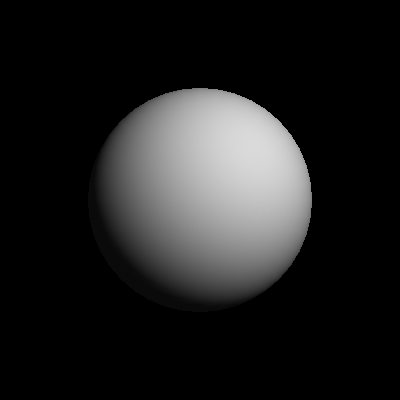
#> input picture 14/ball_light1.bmp, 400 x 400 px
$ python 14-4.py
#> lines starting #> are read from the running program, lines starting #| are printed output that depends on the picture
import cv2
import numpy as np
import os

### 画像の読み込み
img1 = cv2.imread(os.path.dirname(
	os.path.abspath(__file__))+"/ball_light1.bmp", 0)
#> img1 is the input picture: shape (400, 400); min 0, max 218, mean 31.6
img2 = cv2.imread(os.path.dirname(
	os.path.abspath(__file__))+"/ball_light2.bmp", 0)
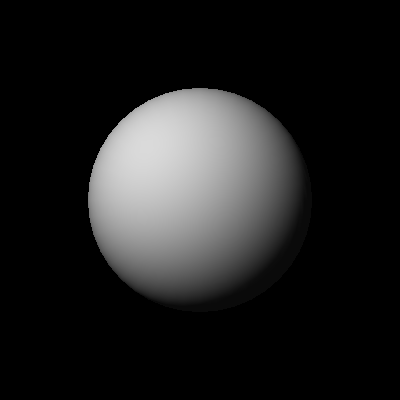
#> input picture 14/ball_light2.bmp, 400 x 400 px
#> img2 is the input picture: shape (400, 400); min 0, max 218, mean 31.6
img3 = cv2.imread(os.path.dirname(
	os.path.abspath(__file__))+"/ball_light3.bmp", 0)
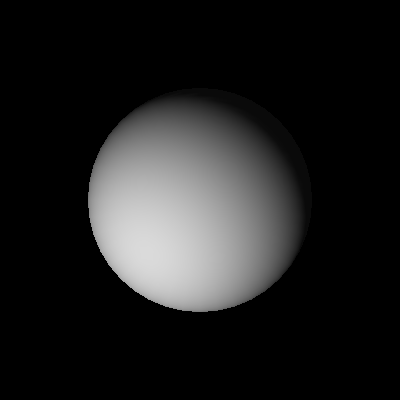
#> input picture 14/ball_light3.bmp, 400 x 400 px
#> img3 is the input picture: shape (400, 400); min 0, max 218, mean 31.6
img4 = cv2.imread(os.path.dirname(
	os.path.abspath(__file__))+"/ball_light4.bmp", 0)
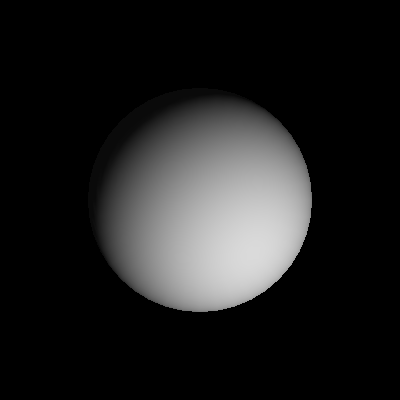
#> input picture 14/ball_light4.bmp, 400 x 400 px
#> img4 is the input picture: shape (400, 400); min 0, max 218, mean 31.6
color = cv2.imread(os.path.dirname(
	os.path.abspath(__file__))+"/ball_light1.bmp")

### 光源の行列
s = np.array([[ 10,  10, 10],
              [-10,  10, 10],
              [-10, -10, 10],
              [ 10, -10, 10]])

### 転置
S = s.T

### 画像の大きさを取得
height, width = img1.shape
#> height = 400; width = 400
h, w, c = color.shape
#> h = 400; w = 400; c = 3


list = np.array([[0],
                 [0],
                 [0],
                 [0]])

RGB = np.array([0, 0, 0])


color_map = np.zeros((h, w, c), np.uint8)
dst = np.zeros((h, w, c), np.uint8)


for i in range(height):
    for j in range(width):
        list[0] = img1[i, j]
        list[1] = img2[i, j]
        list[2] = img3[i, j]
        list[3] = img4[i, j]

        result = np.linalg.inv(S @ s) @ S @ list

        # result2 = cv2.normalize(result, dst, -1, 1, norm_type=cv2.NORM_L2)
        result2 = result / np.linalg.norm(result)

        RGB[0] = ((255 / 2) * (result2[0] + 1)).astype(np.uint8)
        RGB[1] = ((255 / 2) * (result2[1] + 1)).astype(np.uint8)
        RGB[2] = ((255 / 2) * (result2[2] + 1)).astype(np.uint8)

        color_map[i, j] = RGB
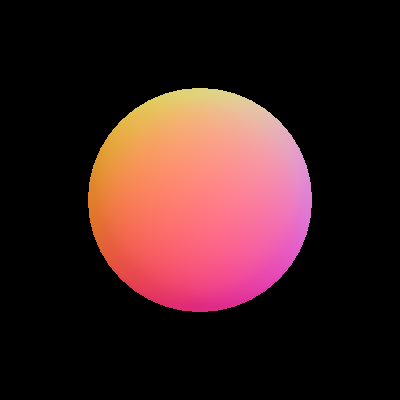
#> color_map: shape (400, 400, 3); mean of channels 0, 1, 2 31.2, 31.2, 59.4; drawn as B, G, R
#> after the loop, RGB = [0, 0, 0]; list = [0, 0, 0, 0]


BGR = cv2.cvtColor(color_map, cv2.COLOR_RGB2BGR)


cv2.imshow("Calclated normal map", BGR)
k = cv2.waitKey(0)
#> (key q is pressed here)
if k == ord('q'): 				# When the Q key is pressed, it's terminated.
    cv2.destroyAllWindows()
